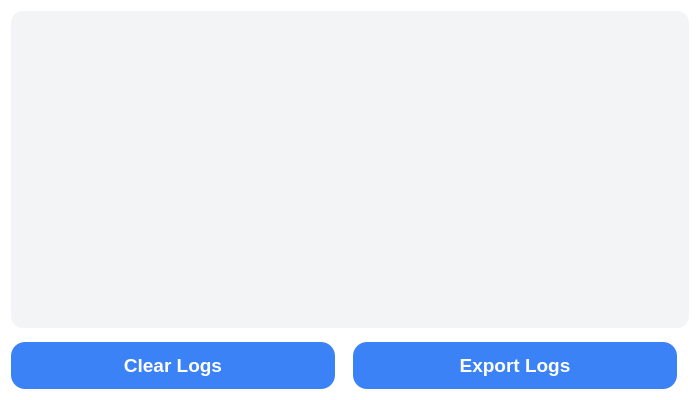
<?xml version="1.0" encoding="UTF-8"?>
<ui version="4.0">
 <class>LoggerWidget</class>
 <widget class="QWidget" name="LoggerWidget">
  <property name="geometry">
   <rect>
    <x>0</x>
    <y>0</y>
    <width>700</width>
    <height>400</height>
   </rect>
  </property>
  <property name="styleSheet">
   <string>
    QWidget {
      background: #ffffff;
      border-radius: 14px;
      box-shadow: 0 10px 24px rgba(0, 0, 0, 0.12);
      font-family: 'Poppins', sans-serif;
      padding: 24px;
    }
    QListWidget#logListWidget {
      background: #f3f4f6;
      border-radius: 12px;
      font-family: "Courier New", monospace;
      font-size: 13pt;
      color: #111827;
      padding: 10px;
      border: none;
    }
    QPushButton {
      background-color: #3b82f6;
      color: white;
      padding: 12px 28px;
      font-size: 14pt;
      font-weight: 700;
      border-radius: 14px;
      margin: 8px 12px 0 0;
      border: none;
    }
    QPushButton:hover {
      background-color: #2563eb;
    }
   </string>
  </property>
  <layout class="QVBoxLayout" name="verticalLayout">
    <item>
      <widget class="QListWidget" name="logListWidget"/>
    </item>
    <item>
      <layout class="QHBoxLayout" name="buttonLayout">
        <item>
          <widget class="QPushButton" name="clearLogsButton">
            <property name="text">
              <string>Clear Logs</string>
            </property>
          </widget>
        </item>
        <item>
          <widget class="QPushButton" name="exportLogsButton">
            <property name="text">
              <string>Export Logs</string>
            </property>
          </widget>
        </item>
      </layout>
    </item>
  </layout>
 </widget>
 <resources/>
 <connections/>
</ui>
